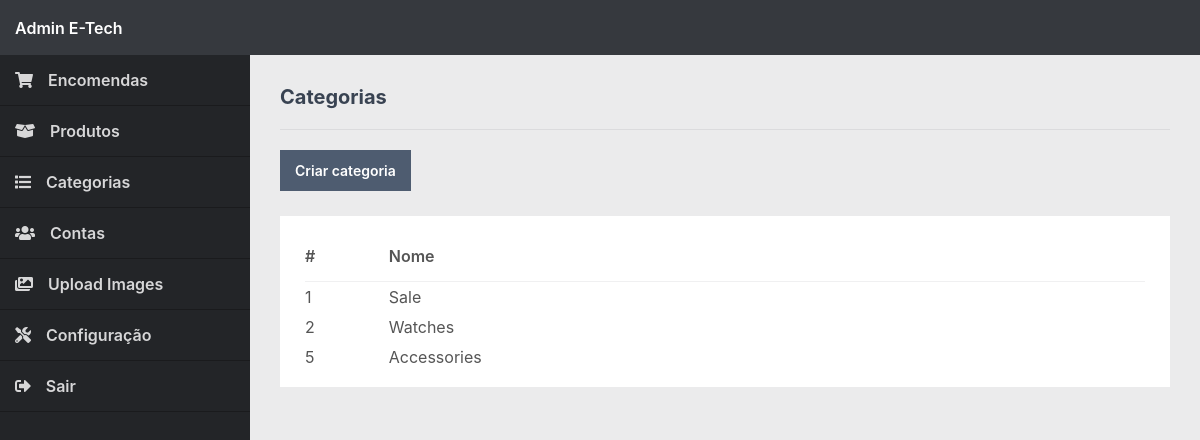
/admin/index.php?page=categories (signed in), run on the app's committed database.
### tables this page shows
CREATE TABLE IF NOT EXISTS `categories` (
`id` int(11) NOT NULL,
  `name` varchar(255) NOT NULL
);

### admin/index.php (called while the page is built, shortened)
<?php
include '../functions.php';
$page = isset($_GET['page']) && file_exists($_GET['page'] . '.php') ? $_GET['page'] : 'orders';
include $page . '.php';
?>

### admin/categories.php (the view, shortened to what this page needs)
<?php
$stmt = $pdo->prepare('SELECT * FROM categories');
$stmt->execute();
$categories = $stmt->fetchAll(PDO::FETCH_ASSOC);
?>
<?=template_admin_header('E-Tech/Categorias')?>
<h2>Categorias</h2>
<div class="links">
    <a href="index.php?page=category">Criar categoria</a>
</div>
<div class="content-block">
    <div class="table">
        <table>
            <thead>
                <tr>
                    <td>#</td>
                    <td>Nome</td>
                </tr>
            </thead>
            <tbody>
                <?php if (empty($categories)): ?>
                <tr>
                    <td colspan="8" style="text-align:center;">Não há produtos</td>
                </tr>
                <?php else: ?>
                <?php foreach ($categories as $category): ?>
                <tr class="details" onclick="location.href='index.php?page=category&id=<?=$category['id']?>'">
                    <td><?=$category['id']?></td>
                    <td><?=$category['name']?></td>
                </tr>
                <?php endforeach; ?>
                <?php endif; ?>
            </tbody>
        </table>
    </div>
</div>
<?=template_admin_footer()?>

### admin/admin.css (style rules this page uses)
* { box-sizing: border-box; font-family: -apple-system, BlinkMacSystemFont, "segoe ui", roboto, oxygen, ubuntu, cantarell, "fira sans", "droid sans", "helvetica neue", Arial, sans-serif; font-size: 16px; -webkit-font-smoothing: antialiased; -moz-osx-font-smoothing: grayscale; }
html { height: 100%; }
body { position: relative; min-height: 100%; color: #555555; background-color: #ebebec; margin: 0; }
h1, h2, h3, h4, h5 { color: #394352; margin: 0; padding: 0; }
main h2 { font-size: 20px; padding-bottom: 20px; border-bottom: 1px solid #dbdbdd; }
main .content-block { background-color: #fff; margin-top: 25px; padding: 15px; }
main .table { padding: 0 10px; }
main .table table { width: 100%; border-collapse: collapse; }
main .table table thead td { font-weight: 600; padding: 15px 0; }
main .table table thead tr { border-bottom: 1px solid #f0f0f1; }
main .table table tbody td { padding: 5px 0; }
main .table table .details { cursor: pointer; }
main .links { display: flex; flex-flow: wrap; padding-top: 20px; }
main .links a { display: inline-flex; text-decoration: none; background: #4e5c70; color: #FFFFFF; padding: 12px 15px; margin-right: 10px; font-size: 14px; font-weight: 600; }

### data on the page
categories: id "1", name "Sale"
categories: id "2", name "Watches"
categories: id "5", name "Accessories"
